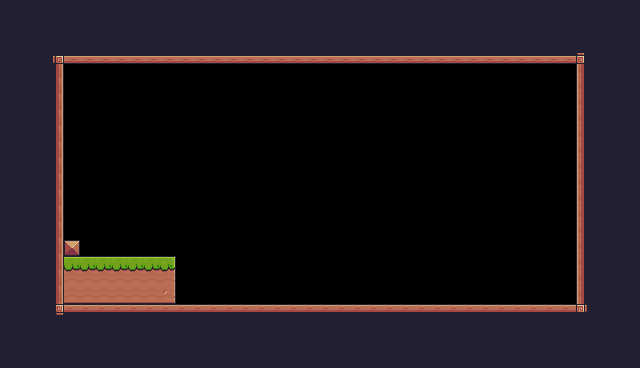

A 2D game scene composited from a Tiled map and its tileset images. What follows is a short description and the map's XML, with every tile layer's data as written:
An orthogonal 40x23 tile map with 16x16 px tiles, 1 tile layer (Background).

<map version="1.10" tiledversion="1.10.2" orientation="orthogonal" renderorder="right-down" width="40" height="23" tilewidth="16" tileheight="16" infinite="0" nextlayerid="2" nextobjectid="1">
 <tileset firstgid="1" source="Pixel Adventure.tsx" />
 <layer id="1" name="Background" width="40" height="23">
  <data encoding="csv">
112,112,112,112,112,112,112,112,112,112,112,112,112,112,112,112,112,112,112,112,112,112,112,112,112,112,112,112,112,112,112,112,112,112,112,112,112,112,112,112,
112,112,112,112,112,112,112,112,112,112,112,112,112,112,112,112,112,112,112,112,112,112,112,112,112,112,112,112,112,112,112,112,112,112,112,112,112,112,112,112,
112,112,112,112,112,112,112,112,112,112,112,112,112,112,112,112,112,112,112,112,112,112,112,112,112,112,112,112,112,112,112,112,112,112,112,112,112,112,112,112,
112,112,112,92,134,134,134,134,134,134,134,134,134,134,134,134,134,134,134,134,134,134,134,134,134,134,134,134,134,134,134,134,134,134,134,134,93,112,112,112,
112,112,112,113,0,0,0,0,0,0,0,0,0,0,0,0,0,0,0,0,0,0,0,0,0,0,0,0,0,0,0,0,0,0,0,0,111,112,112,112,
112,112,112,113,0,0,0,0,0,0,0,0,0,0,0,0,0,0,0,0,0,0,0,0,0,0,0,0,0,0,0,0,0,0,0,0,111,112,112,112,
112,112,112,113,0,0,0,0,0,0,0,0,0,0,0,0,0,0,0,0,0,0,0,0,0,0,0,0,0,0,0,0,0,0,0,0,111,112,112,112,
112,112,112,113,0,0,0,0,0,0,0,0,0,0,0,0,0,0,0,0,0,0,0,0,0,0,0,0,0,0,0,0,0,0,0,0,111,112,112,112,
112,112,112,113,0,0,0,0,0,0,0,0,0,0,0,0,0,0,0,0,0,0,0,0,0,0,0,0,0,0,0,0,0,0,0,0,111,112,112,112,
112,112,112,113,0,0,0,0,0,0,0,0,0,0,0,0,0,0,0,0,0,0,0,0,0,0,0,0,0,0,0,0,0,0,0,0,111,112,112,112,
112,112,112,113,0,0,0,0,0,0,0,0,0,0,0,0,0,0,0,0,0,0,0,0,0,0,0,0,0,0,0,0,0,0,0,0,111,112,112,112,
112,112,112,113,0,0,0,0,0,0,0,0,0,0,0,0,0,0,0,0,0,0,0,0,0,0,0,0,0,0,0,0,0,0,0,0,111,112,112,112,
112,112,112,113,0,0,0,0,0,0,0,0,0,0,0,0,0,0,0,0,0,0,0,0,0,0,0,0,0,0,0,0,0,0,0,0,111,112,112,112,
112,112,112,113,0,0,0,0,0,0,0,0,0,0,0,0,0,0,0,0,0,0,0,0,0,0,0,0,0,0,0,0,0,0,0,0,111,112,112,112,
112,112,112,113,0,0,0,0,0,0,0,0,0,0,0,0,0,0,0,0,0,0,0,0,0,0,0,0,0,0,0,0,0,0,0,0,111,112,112,112,
112,112,112,113,35,0,0,0,0,0,0,0,0,0,0,0,0,0,0,0,0,0,0,0,0,0,0,0,0,0,0,0,0,0,0,0,111,112,112,112,
112,112,112,113,8,8,8,8,8,8,9,0,0,0,0,0,0,0,0,0,0,0,0,0,0,0,0,0,0,0,0,0,0,0,0,0,111,112,112,112,
112,112,112,113,30,30,30,30,30,30,31,0,0,0,0,0,0,0,0,0,0,0,0,0,0,0,0,0,0,0,0,0,0,0,0,0,111,112,112,112,
112,112,112,113,52,52,52,52,52,52,53,0,0,0,0,0,0,0,0,0,0,0,0,0,0,0,0,0,0,0,0,0,0,0,0,0,111,112,112,112,
112,112,112,114,90,90,90,90,90,90,90,90,90,90,90,90,90,90,90,90,90,90,90,90,90,90,90,90,90,90,90,90,90,90,90,90,115,112,112,112,
112,112,112,112,112,112,112,112,112,112,112,112,112,112,112,112,112,112,112,112,112,112,112,112,112,112,112,112,112,112,112,112,112,112,112,112,112,112,112,112,
112,112,112,112,112,112,112,112,112,112,112,112,112,112,112,112,112,112,112,112,112,112,112,112,112,112,112,112,112,112,112,112,112,112,112,112,112,112,112,112,
112,112,112,112,112,112,112,112,112,112,112,112,112,112,112,112,112,112,112,112,112,112,112,112,112,112,112,112,112,112,112,112,112,112,112,112,112,112,112,112
</data>
 </layer>
</map>
